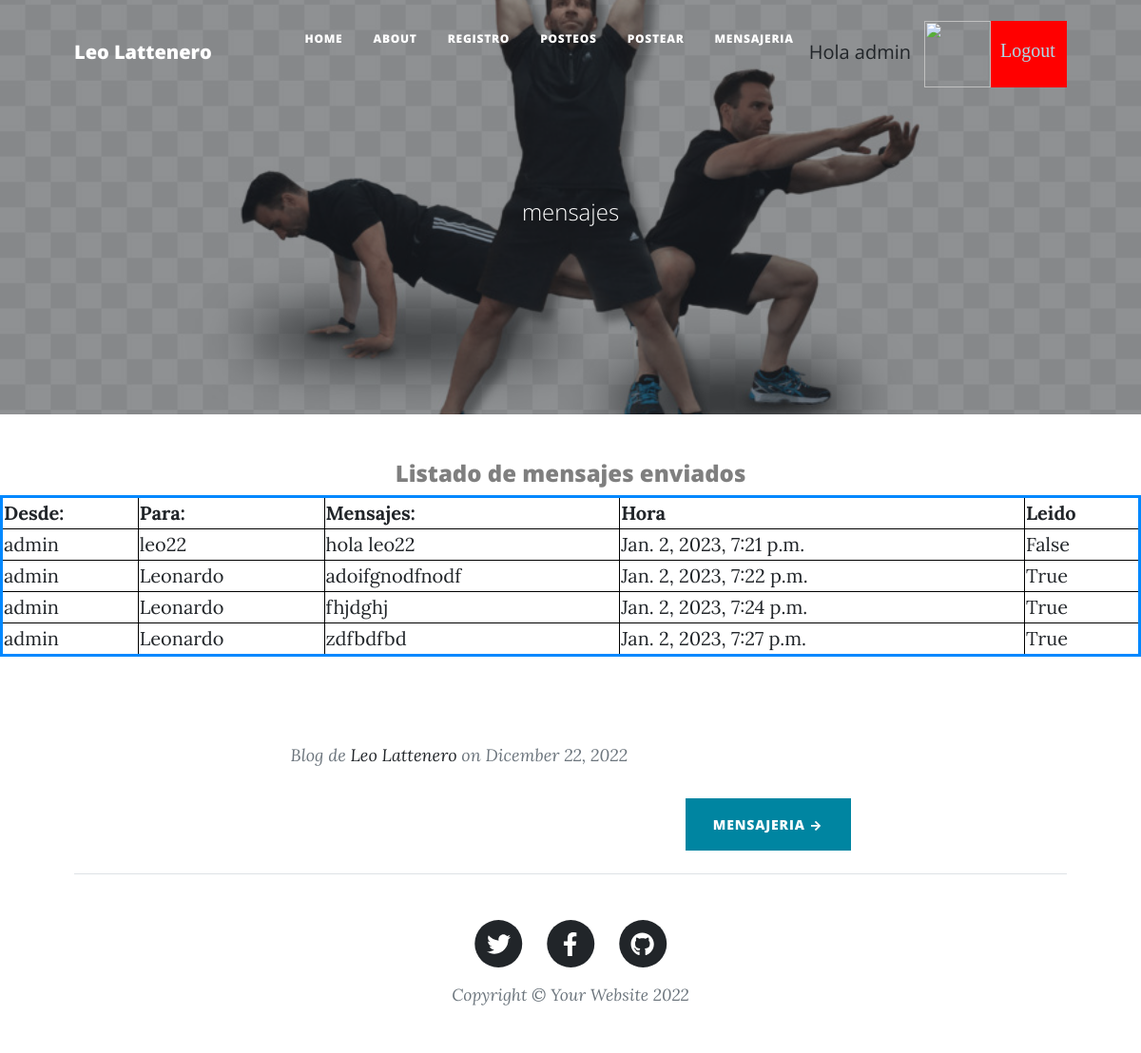
The page /mensajeEnviado (signed in) on the database its author committed.
### Chat/models.py (models this page shows)
class Mensaje(models.Model):
    enviar = models.ForeignKey(User, on_delete=models.CASCADE, related_name='sender')
    recibir = models.ForeignKey(User, on_delete=models.CASCADE, related_name='receiver')
    mensaje = models.TextField(max_length=5000)
    hora = models.DateTimeField(auto_now_add=True)
    leido = models.BooleanField(default=False)
    def __str__(self):
        return  str(self.leido) + " "+ self.mensaje + " "+ str(self.hora)

### Chat/views.py (the view)
# urls.py: path("mensajeEnviado", MensajeEnviado , name = "MensajeEnviado"),
def MensajeEnviado(request):
    usuario = request.user
    herram = Mensaje.objects.filter(enviar = usuario)
    print(herram)
    return render(request, "MensajeEnviado.html", {"mensajes": herram, "imagen": obtenerAvatar(request)})

### AppLogin/views.py (called while the page is built)
def obtenerAvatar(request):
    if request.user.is_authenticated:
        lista=Avatar.objects.filter(user=request.user)
        if len(lista)!=0:
            imagen=lista[0].imagen.url
        else:
            imagen="/media/avatares/avatarpordefecto.jpg"
        return imagen

### Chat/templates/MensajeEnviado.html (shortened to what this page needs)
{% extends "inicioChat.html" %}
{% load static %}
{% block titulo %}
<span class="subheading">mensajes</span>
{% endblock %}
{% block contenido_que_cambia %}
<h4 class="text-black-50" style="text-align: center;">Listado de mensajes enviados</h4>
<table width="100%" style="border: 3px solid rgb(0, 136, 255);">
    <tr>
        <th>Desde:      </th>
        <th>Para:       </th>
        <th>Mensajes:   </th>
        <th>Hora        </th>
        <th>Leido       </th>
    </tr>
    {% for indice in mensajes %}
    <tr>
        <td>{{ indice.enviar }}</td>
        <td> {{ indice.recibir }}</td>
        <td style="text-align: left;">{{ indice.mensaje }}</td>
        <td>{{ indice.hora }}</td>
        <td>{{ indice.leido }}</td>
    </tr>
    {% endfor %}
</table>
<br>
<br>
{% endblock %}

### Chat/templates/inicioChat.html (shortened to what this page needs)
<!DOCTYPE html>
<html lang="en">
    <head>
        {% load static %}
        <link href="{% static 'css/styles.css' %}" rel="stylesheet" />
    </head>
    <body>
        <nav class="navbar navbar-expand-lg navbar-light" id="mainNav">
            <div class="container px-4 px-lg-5">
                <a class="navbar-brand" href="index.html">Leo Lattenero </a>
                <div class="collapse navbar-collapse" id="navbarResponsive">
                    <ul class="navbar-nav ms-auto py-4 py-lg-0">
                        <li class="nav-item"><a class="nav-link px-lg-3 py-3 py-lg-4" href="{% url 'inicio' %}">Home</a></li>
                        <li class="nav-item"><a class="nav-link px-lg-3 py-3 py-lg-4" href="{% url 'about' %}">About</a></li>
                        <li class="nav-item"><a class="nav-link px-lg-3 py-3 py-lg-4" href="{% url 'register' %}">Registro</a></li>
                        {% if user.is_authenticated %}
                        <li class="nav-item"><a class="nav-link px-lg-3 py-3 py-lg-4" href="{% url 'posteos' %}">Posteos</a></li>
                        <li class="nav-item"><a class="nav-link px-lg-3 py-3 py-lg-4" href="{% url 'posteoForm' %}">Postear</a></li>
                        <li class="nav-item"><a class="nav-link px-lg-3 py-3 py-lg-4" href="{% url 'mensajeFormulario' %}">Mensajeria</a></li>
                        <p> Hola   {{ user.username }}</p>
                        <img src="{{ imagen }}" class="img" alt="">
                        <a class="bot2" href="{% url 'logout' %}">Logout</a>
                        {% else %}
                        <a class="bot" href="{% url 'login' %}">Login</a>
                        {% endif %}
                    </ul>
                </div>
            </div>
        </nav>
        <header class="masthead" style="background-image: url('../static/assets/img/home-bg.jpg')">
            <div class="container position-relative px-4 px-lg-5">
                <div class="row gx-4 gx-lg-5 justify-content-center">
                    <div class="col-md-10 col-lg-8 col-xl-7">
                        <div class="site-heading">
                            {% block titulo %}
                            {% endblock %}
                        </div>
                    </div>
                </div>
            </div>
        </header>
        {% block contenido_que_cambia %}
        {% endblock %}
        <div class="container px-4 px-lg-5">
            <div class="row gx-4 gx-lg-5 justify-content-center">
                <div class="col-md-10 col-lg-8 col-xl-7">
                    <div class="post-preview">
                        <p class="post-meta">
                            Blog de
                            <a href="about">Leo Lattenero </a>
                            on Dicember 22, 2022
                        </p>
                    <div class="d-flex justify-content-end mb-4"><a class="btn btn-primary text-uppercase" href="{% url 'mensajeFormulario' %}"> Mensajeria →</a></div>
                </div>
            </div>
        </div>
        <footer class="border-top">
            <div class="container px-4 px-lg-5">
                <div class="row gx-4 gx-lg-5 justify-content-center">
                    <div class="col-md-10 col-lg-8 col-xl-7">
                        <ul class="list-inline text-center">
                            <li class="list-inline-item">
                                <a href="#!">
                                    <span class="fa-stack fa-lg">
                                        <i class="fas fa-circle fa-stack-2x"></i>
                                        <i class="fab fa-twitter fa-stack-1x fa-inverse"></i>
                                    </span>
                                </a>
                            </li>
                            <li class="list-inline-item">
                                <a href="#!">
                                    <span class="fa-stack fa-lg">
                                        <i class="fas fa-circle fa-stack-2x"></i>
                                        <i class="fab fa-facebook-f fa-stack-1x fa-inverse" ></i>
                                    </span>
                                </a>
                            </li>
                            <li class="list-inline-item">
                                <a href="https://github.com/LeoLatt">
                                    <span class="fa-stack fa-lg">
                                        <i class="fas fa-circle fa-stack-2x"></i>
                                        <i class="fab fa-github fa-stack-1x fa-inverse"></i>
                                    </span>
                                </a>
                            </li>
                        </ul>
                        <div class="small text-center text-muted fst-italic">Copyright &copy; Your Website 2022</div>
                    </div>
                </div>
            </div>
        </footer>
    </body>
</html>

### Chat/templates/inicioChat.html (style rules this page uses)
.img { margin-top: 14px; margin-left: 14px; width: 70px; height: 70px; }
.bot2 { display: inline-block; margin-top: 14px; background-color: red; font-family:'Times New Roman', Times, serif; width: 80px; height: 70px; padding: 16px 10px; color:lightblue; }

### Chat/templates/MensajeEnviado.html (style rules this page uses)
th, td { border: 1px groove black; }

### rows shown on the page
Mensaje: enviar "admin", recibir "leo22", mensaje "hola leo22", hora "Jan. 2, 2023, 7:21 p.m.", leido "False"
Mensaje: enviar "admin", recibir "Leonardo", mensaje "adoifgnodfnodf", hora "Jan. 2, 2023, 7:22 p.m.", leido "True"
Mensaje: enviar "admin", recibir "Leonardo", mensaje "fhjdghj", hora "Jan. 2, 2023, 7:24 p.m.", leido "True"
Mensaje: enviar "admin", recibir "Leonardo", mensaje "zdfbdfbd", hora "Jan. 2, 2023, 7:27 p.m.", leido "True"

### other values the page prints
{{ user.username }} "admin"
